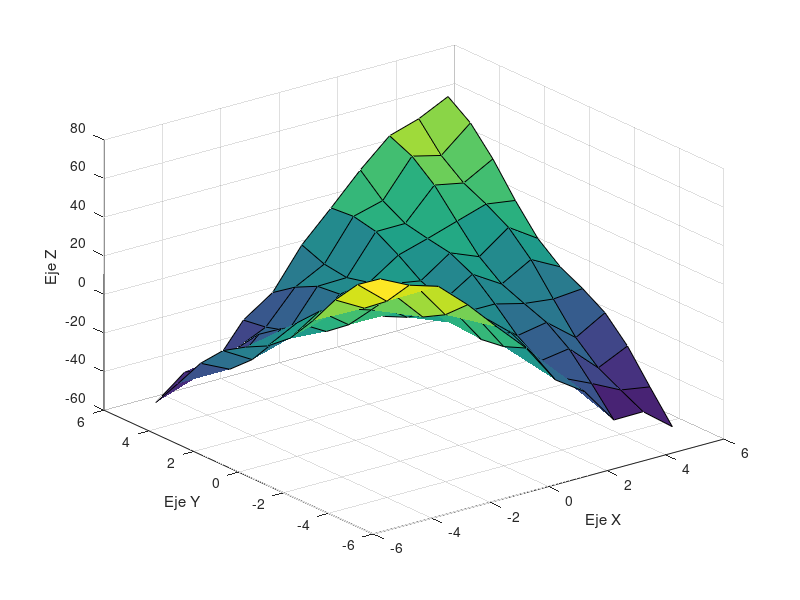

The MATLAB source for this figure:
[X,Y] = meshgrid(-5:5, -5:5);
Z = Y * sin(pi * (X/10)) + 5 * cos((X^2 + Y^2)/8)+ cos(X + Y)* cos(3*X - Y)
surf(X,Y,Z)
xlabel("Eje X")
ylabel("Eje Y")
zlabel("Eje Z")